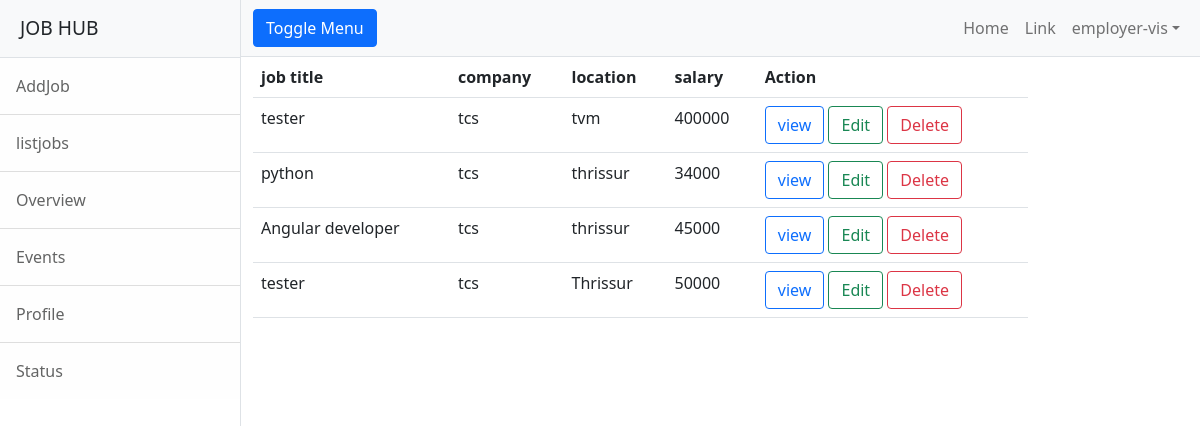
/employer/jobs/all (signed in), run on the app's committed database.
### employer/models.py (models this page shows)
class User(AbstractUser):
    options=(
        ("employer","employer"),
        ("candidate","candidate")
    )
    role=models.CharField(max_length=120,choices=options,default="candidate")
    phone=models.CharField(max_length=12,null=True)
    location=models.CharField(max_length=120)
    email=models.CharField(max_length=120)

class Jobs(models.Model):
    job_title_name = models.CharField(max_length=150)
    company = models.ForeignKey(User, on_delete=models.CASCADE, related_name="company")
    location = models.CharField(max_length=120)
    salary = models.PositiveIntegerField(null=True)
    experience = models.PositiveIntegerField(default=0)
    created_date = models.DateField(auto_now_add=True)
    last_date = models.DateField(null=True)
    active_status = models.BooleanField(default=True)
    description=models.CharField(max_length=150)

class Companyprofile(models.Model):
    company_name = models.CharField(max_length=120)
    user = models.OneToOneField(User, on_delete=models.CASCADE, related_name="employer")
    location = models.CharField(max_length=120)
    services = models.CharField(max_length=120)
    logo = models.ImageField(upload_to="companyprofile", null=True)

### employer/views.py (the view)
# urls.py: path('jobs/all',views.Listjobview.as_view(),name="all-jobs"),
class Listjobview(ListView):
    model = Jobs
    context_object_name = "jobs"
    template_name = "emp-listjob.html"
    def get_queryset(self):
        return Jobs.objects.filter(company=self.request.user)

### employer/templates/emp-listjob.html (shortened to what this page needs)
{%extends 'base.html'%}
{%block body_block%}
<div class="row">
    <div class="col-10">
        <table class="table">
            <tr>
                <th>job title</th>
                <th>company</th>
                <th>location</th>
                <th>salary</th>
                <th>Action</th>
            </tr>
            {%for job in jobs%}
            <tr>
                <td>{{job.job_title_name}}</td>
                <td>{{job.company.employer.company_name}}</td>
                <td>{{job.location}}</td>
                <td>{{job.salary}}</td>
                <td>
                    <a href="{%url 'jobdetail' job.id%}" class="btn btn-outline-primary">view</a>
                    <a href="{%url 'emp-editjob' job.id%}"class="btn btn-outline-success">Edit</a>
                    <a href="{%url 'emp-deletejob' job.id%}"class="btn btn-outline-danger">Delete</a>
                </td>
            </tr>
            {%endfor%}
        </table>
    </div>
</div>
{%endblock%}

### employer/templates/base.html (shortened to what this page needs)
<!DOCTYPE html>
{%load static%}
<html lang="en">
    <head>
        <link href="{%static 'css/styles.css'%}" rel="stylesheet" />
    </head>
    <body>
        <div class="d-flex" id="wrapper">
            <div class="border-end bg-white" id="sidebar-wrapper">
                <div class="sidebar-heading border-bottom bg-light">JOB HUB</div>
                <div class="list-group list-group-flush">
                    <a class="list-group-item list-group-item-action list-group-item-light p-3" href="{%url 'emp-addjob' %}">AddJob</a>
                    <a class="list-group-item list-group-item-action list-group-item-light p-3" href="{%url 'all-jobs'%}">listjobs</a>
                    <a class="list-group-item list-group-item-action list-group-item-light p-3" href="#!">Overview</a>
                    <a class="list-group-item list-group-item-action list-group-item-light p-3" href="#!">Events</a>
                    <a class="list-group-item list-group-item-action list-group-item-light p-3" href="#!">Profile</a>
                    <a class="list-group-item list-group-item-action list-group-item-light p-3" href="#!">Status</a>
                </div>
            </div>
            <div id="page-content-wrapper">
                <nav class="navbar navbar-expand-lg navbar-light bg-light border-bottom">
                    <div class="container-fluid">
                        <button class="btn btn-primary" id="sidebarToggle">Toggle Menu</button>
                        <div class="collapse navbar-collapse" id="navbarSupportedContent">
                            <ul class="navbar-nav ms-auto mt-2 mt-lg-0">
                                <li class="nav-item active"><a class="nav-link" href="#!">Home</a></li>
                                <li class="nav-item"><a class="nav-link" href="#!">Link</a></li>
                                <li class="nav-item dropdown">
                                    <a class="nav-link dropdown-toggle" id="navbarDropdown" href="#" role="button" data-bs-toggle="dropdown" aria-haspopup="true" aria-expanded="false">{{request.user}}</a>
                                </li>
                            </ul>
                        </div>
                    </div>
                </nav>
                <div class="container-fluid">
                    {%block body_block%}
                    {%endblock%}
                </div>
            </div>
        </div>
    </body>
</html>

### data on the page
User: user "employer-vis"
Jobs: job_title_name "tester", company.employer.company_name "tcs", location "tvm", salary "400000"
Jobs: job_title_name "python", company.employer.company_name "tcs", location "thrissur", salary "34000"
Jobs: job_title_name "Angular developer", company.employer.company_name "tcs", location "thrissur", salary "45000"
Jobs: job_title_name "tester", company.employer.company_name "tcs", location "Thrissur", salary "50000"
